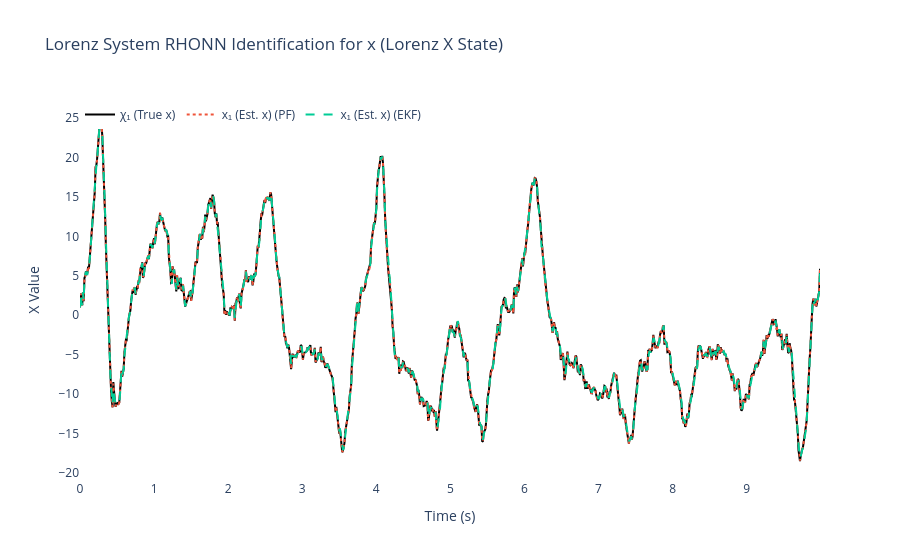
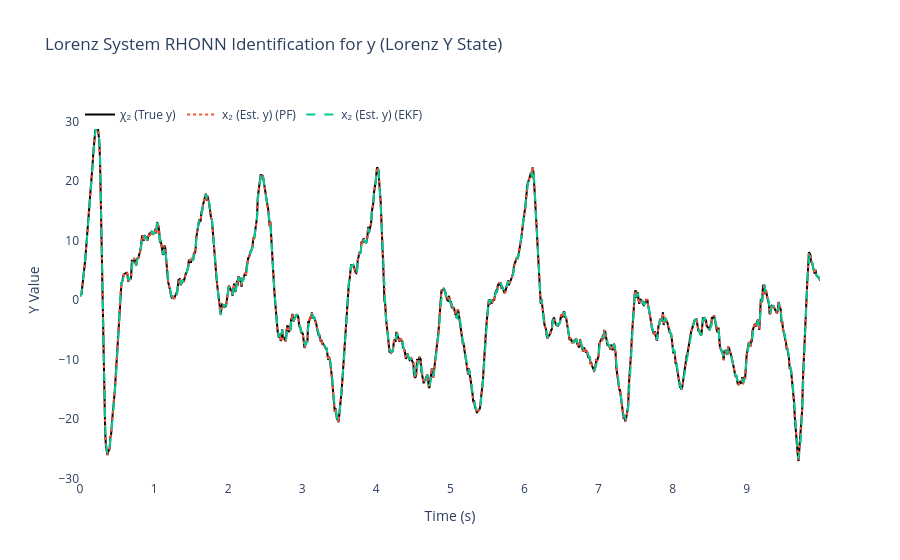
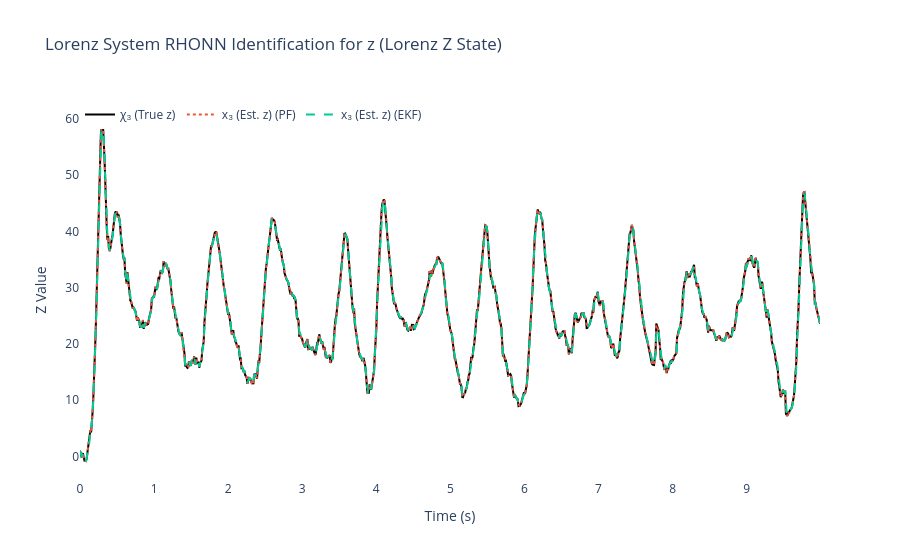
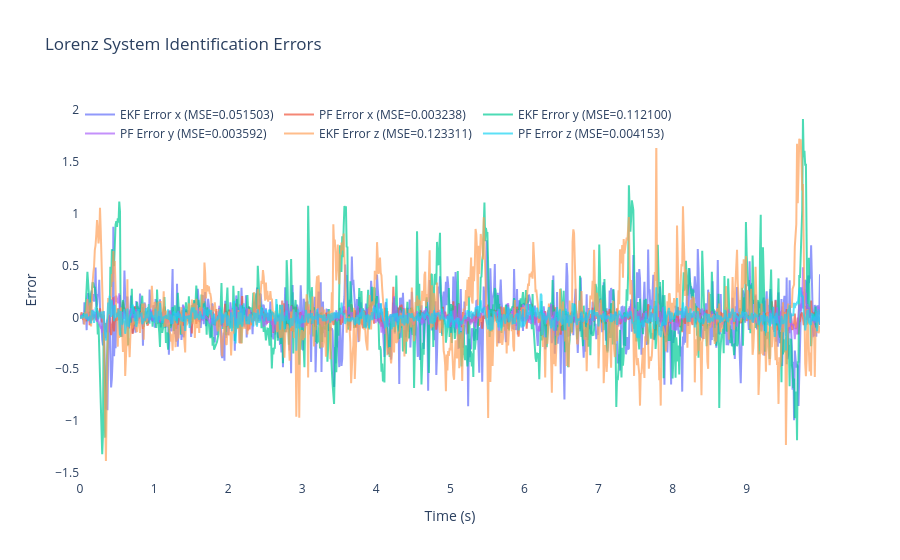

Notebook cell for these charts, in order:
### Code cell
# ==============================================================================
# RESULTS AND VISUALIZATION: EKF vs PF PERFORMANCE
# ==============================================================================
mse_x1_ekf = np.mean((x_true[:, 0] - x_hat_ekf[:, 0])**2)  # x
mse_x2_ekf = np.mean((x_true[:, 1] - x_hat_ekf[:, 1])**2)  # y
mse_x3_ekf = np.mean((x_true[:, 2] - x_hat_ekf[:, 2])**2)  # z

mse_x1_pf = np.mean((x_true[:, 0] - x_hat_pf[:, 0])**2)   # x
mse_x2_pf = np.mean((x_true[:, 1] - x_hat_pf[:, 1])**2)   # y
mse_x3_pf = np.mean((x_true[:, 2] - x_hat_pf[:, 2])**2)   # z

print(f"\nFinal EKF-RHONN Weights:")
for i in range(3):
    print(f"  Neuron {i+1} (x{i+1}): {ekf_trainer.weights[i]}")

print(f"\nFinal PF-RHONN Weight Estimates:")
pf_estimates = pf_trainer.get_estimate()
for i in range(3):
    print(f"  Neuron {i+1} (x{i+1}): {pf_estimates[i]}")

# Display adaptive parameter diagnostics
adaptive_params = pf_trainer.get_adaptive_parameters()
print(f"\n--- Adaptive PF Parameter Values ---")
print(f"Final Q_std (process noise): {adaptive_params['Q_std']:.6f}")
print(f"Final R_std (measurement noise): {adaptive_params['R_std']:.6f}")
print(f"Innovation history length: {adaptive_params['innovation_history_length']}")
print(f"Recent innovation std: {adaptive_params['recent_innovation_std']:.6f}")

print("\n--- Performance Comparison (MSE) for Lorenz System ---")
print(f"EKF MSE x1 (x):         {mse_x1_ekf:.6f}")
print(f"EKF MSE x2 (y):         {mse_x2_ekf:.6f}")
print(f"EKF MSE x3 (z):         {mse_x3_ekf:.6f}")
print(f"PF  MSE x1 (x):         {mse_x1_pf:.6f}")
print(f"PF  MSE x2 (y):         {mse_x2_pf:.6f}")
print(f"PF  MSE x3 (z):         {mse_x3_pf:.6f}")

states_info = [
    {'idx': 0, 'var': 'x', 'desc': 'Lorenz X State', 'y_label': 'X Value',
     'chi': 'χ₁ (True x)', 'x': 'x₁ (Est. x)'},
    {'idx': 1, 'var': 'y', 'desc': 'Lorenz Y State', 'y_label': 'Y Value',
     'chi': 'χ₂ (True y)', 'x': 'x₂ (Est. y)'},
    {'idx': 2, 'var': 'z', 'desc': 'Lorenz Z State', 'y_label': 'Z Value',
     'chi': 'χ₃ (True z)', 'x': 'x₃ (Est. z)'}
]

for state_info in states_info:
    i = state_info['idx']
    trace_plant = go.Scatter(x=t_history, y=x_true[:, i], mode='lines',
                            name=state_info['chi'], line=dict(color='black', width=2))
    trace_pf = go.Scatter(x=t_history, y=x_hat_pf[:, i], mode='lines',
                        name=f"{state_info['x']} (PF)", line=dict(dash='dot'))
    trace_ekf = go.Scatter(x=t_history, y=x_hat_ekf[:, i], mode='lines',
                        name=f"{state_info['x']} (EKF)", line=dict(dash='dash'))

    fig = go.Figure([trace_plant, trace_pf, trace_ekf])
    fig.update_layout(
        title=f'Lorenz System RHONN Identification for {state_info["var"]} ({state_info["desc"]})',
        xaxis_title='Time (s)',
        yaxis_title=state_info['y_label'],
        legend=dict(x=0, y=1, orientation='h'),
        font=dict(size=12),
        plot_bgcolor='white',
        paper_bgcolor='white'
    )
    fig.show()

# Errors for all three states
error_x1_ekf = x_true[:, 0] - x_hat_ekf[:, 0]
error_x2_ekf = x_true[:, 1] - x_hat_ekf[:, 1]
error_x3_ekf = x_true[:, 2] - x_hat_ekf[:, 2]

error_x1_pf = x_true[:, 0] - x_hat_pf[:, 0]
error_x2_pf = x_true[:, 1] - x_hat_pf[:, 1]
error_x3_pf = x_true[:, 2] - x_hat_pf[:, 2]

fig2 = go.Figure()
fig2.add_trace(go.Scatter(x=t_history, y=error_x1_ekf, mode='lines',
                        name=f'EKF Error x (MSE={mse_x1_ekf:.6f})', opacity=0.7))
fig2.add_trace(go.Scatter(x=t_history, y=error_x1_pf, mode='lines',
                        name=f'PF Error x (MSE={mse_x1_pf:.6f})', opacity=0.7))
fig2.add_trace(go.Scatter(x=t_history, y=error_x2_ekf, mode='lines',
                        name=f'EKF Error y (MSE={mse_x2_ekf:.6f})', opacity=0.7))
fig2.add_trace(go.Scatter(x=t_history, y=error_x2_pf, mode='lines',
                        name=f'PF Error y (MSE={mse_x2_pf:.6f})', opacity=0.7))
fig2.add_trace(go.Scatter(x=t_history, y=error_x3_ekf, mode='lines',
                        name=f'EKF Error z (MSE={mse_x3_ekf:.6f})', opacity=0.7))
fig2.add_trace(go.Scatter(x=t_history, y=error_x3_pf, mode='lines',
                        name=f'PF Error z (MSE={mse_x3_pf:.6f})', opacity=0.7))
fig2.update_layout(
    title='Lorenz System Identification Errors',
    xaxis_title='Time (s)',
    yaxis_title='Error',
    legend=dict(x=0, y=1, orientation='h'),
    font=dict(size=12),
    plot_bgcolor='white',
    paper_bgcolor='white'
)
fig2.show()

# 3D Phase space plot
fig3d = go.Figure()
fig3d.add_trace(go.Scatter3d(x=x_true[:, 0], y=x_true[:, 1], z=x_true[:, 2],
                           mode='lines', name='True Lorenz Attractor',
                           line=dict(color='black', width=3)))
fig3d.add_trace(go.Scatter3d(x=x_hat_ekf[:, 0], y=x_hat_ekf[:, 1], z=x_hat_ekf[:, 2],
                           mode='lines', name='EKF Estimation',
                           line=dict(color='red', width=2, dash='dash')))
fig3d.add_trace(go.Scatter3d(x=x_hat_pf[:, 0], y=x_hat_pf[:, 1], z=x_hat_pf[:, 2],
                           mode='lines', name='PF Estimation',
                           line=dict(color='blue', width=2, dash='dot')))
fig3d.update_layout(
    title='Lorenz System - 3D Phase Space Comparison',
    scene=dict(
        xaxis_title='X',
        yaxis_title='Y',
        zaxis_title='Z'
    ),
    font=dict(size=12)
)
fig3d.show()

### Figure 1 — Plotly figure (JSON) as saved in the notebook; plotly's stock layout.template omitted (floating-point values rounded to 4 significant figures; data arrays with more than 128 entries replaced by an {"elided": "..."} marker saying what was removed)
{"data": [{"line": {"color": "black", "width": 2}, "mode": "lines", "name": "χ₁ (True x)", "type": "scatter", "x": {"elided": "1000 float values"}, "y": {"elided": "1000 float values"}}, {"line": {"dash": "dot"}, "mode": "lines", "name": "x₁ (Est. x) (PF)", "type": "scatter", "x": {"elided": "1000 float values"}, "y": {"elided": "1000 float values"}}, {"line": {"dash": "dash"}, "mode": "lines", "name": "x₁ (Est. x) (EKF)", "type": "scatter", "x": {"elided": "1000 float values"}, "y": {"elided": "1000 float values"}}], "layout": {"font": {"size": 12}, "legend": {"orientation": "h", "x": 0, "y": 1}, "paper_bgcolor": "white", "plot_bgcolor": "white", "title": {"text": "Lorenz System RHONN Identification for x (Lorenz X State)"}, "xaxis": {"title": {"text": "Time (s)"}}, "yaxis": {"title": {"text": "X Value"}}}}

### Figure 2 — Plotly figure (JSON) as saved in the notebook; plotly's stock layout.template omitted (floating-point values rounded to 4 significant figures; data arrays with more than 128 entries replaced by an {"elided": "..."} marker saying what was removed)
{"data": [{"line": {"color": "black", "width": 2}, "mode": "lines", "name": "χ₂ (True y)", "type": "scatter", "x": {"elided": "1000 float values"}, "y": {"elided": "1000 float values"}}, {"line": {"dash": "dot"}, "mode": "lines", "name": "x₂ (Est. y) (PF)", "type": "scatter", "x": {"elided": "1000 float values"}, "y": {"elided": "1000 float values"}}, {"line": {"dash": "dash"}, "mode": "lines", "name": "x₂ (Est. y) (EKF)", "type": "scatter", "x": {"elided": "1000 float values"}, "y": {"elided": "1000 float values"}}], "layout": {"font": {"size": 12}, "legend": {"orientation": "h", "x": 0, "y": 1}, "paper_bgcolor": "white", "plot_bgcolor": "white", "title": {"text": "Lorenz System RHONN Identification for y (Lorenz Y State)"}, "xaxis": {"title": {"text": "Time (s)"}}, "yaxis": {"title": {"text": "Y Value"}}}}

### Figure 3 — Plotly figure (JSON) as saved in the notebook; plotly's stock layout.template omitted (floating-point values rounded to 4 significant figures; data arrays with more than 128 entries replaced by an {"elided": "..."} marker saying what was removed)
{"data": [{"line": {"color": "black", "width": 2}, "mode": "lines", "name": "χ₃ (True z)", "type": "scatter", "x": {"elided": "1000 float values"}, "y": {"elided": "1000 float values"}}, {"line": {"dash": "dot"}, "mode": "lines", "name": "x₃ (Est. z) (PF)", "type": "scatter", "x": {"elided": "1000 float values"}, "y": {"elided": "1000 float values"}}, {"line": {"dash": "dash"}, "mode": "lines", "name": "x₃ (Est. z) (EKF)", "type": "scatter", "x": {"elided": "1000 float values"}, "y": {"elided": "1000 float values"}}], "layout": {"font": {"size": 12}, "legend": {"orientation": "h", "x": 0, "y": 1}, "paper_bgcolor": "white", "plot_bgcolor": "white", "title": {"text": "Lorenz System RHONN Identification for z (Lorenz Z State)"}, "xaxis": {"title": {"text": "Time (s)"}}, "yaxis": {"title": {"text": "Z Value"}}}}

### Figure 4 — Plotly figure (JSON) as saved in the notebook; plotly's stock layout.template omitted (floating-point values rounded to 4 significant figures; data arrays with more than 128 entries replaced by an {"elided": "..."} marker saying what was removed)
{"data": [{"mode": "lines", "name": "EKF Error x (MSE=0.051503)", "opacity": 0.7, "type": "scatter", "x": {"elided": "1000 float values"}, "y": {"elided": "1000 float values"}}, {"mode": "lines", "name": "PF Error x (MSE=0.003238)", "opacity": 0.7, "type": "scatter", "x": {"elided": "1000 float values"}, "y": {"elided": "1000 float values"}}, {"mode": "lines", "name": "EKF Error y (MSE=0.112100)", "opacity": 0.7, "type": "scatter", "x": {"elided": "1000 float values"}, "y": {"elided": "1000 float values"}}, {"mode": "lines", "name": "PF Error y (MSE=0.003592)", "opacity": 0.7, "type": "scatter", "x": {"elided": "1000 float values"}, "y": {"elided": "1000 float values"}}, {"mode": "lines", "name": "EKF Error z (MSE=0.123311)", "opacity": 0.7, "type": "scatter", "x": {"elided": "1000 float values"}, "y": {"elided": "1000 float values"}}, {"mode": "lines", "name": "PF Error z (MSE=0.004153)", "opacity": 0.7, "type": "scatter", "x": {"elided": "1000 float values"}, "y": {"elided": "1000 float values"}}], "layout": {"font": {"size": 12}, "legend": {"orientation": "h", "x": 0, "y": 1}, "paper_bgcolor": "white", "plot_bgcolor": "white", "title": {"text": "Lorenz System Identification Errors"}, "xaxis": {"title": {"text": "Time (s)"}}, "yaxis": {"title": {"text": "Error"}}}}
